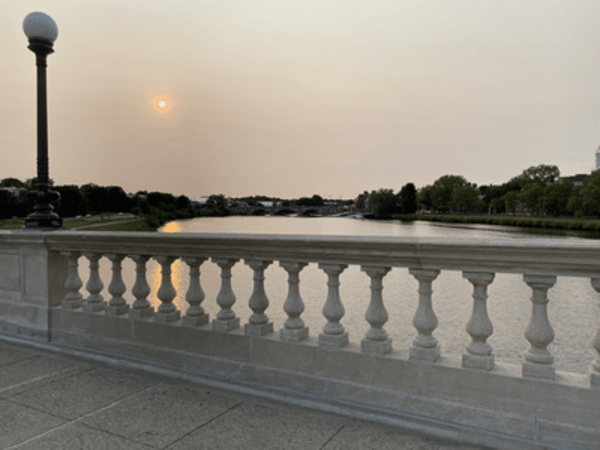
#> input picture data/charles.png, 600 x 450 px
$ python -i a8.py   (imports and definitions only)
#> lines starting #> are read from the running program, lines starting #| are printed output that depends on the picture
#> further down, picture is the input picture: shape (450, 600, 3); mean B, G, R 127.4, 137.5, 142.9
import numpy as np
from utils import imageIO as io

# === Deconvolution with gradient descent ===

def dotIm(im1, im2):
  product = im1 * im2
  return np.sum(product)

def applyKernel(im, kernel):
  ''' return Mx, where x is im '''
  return convolve3(im, kernel)

def applyConjugatedKernel(im, kernel):
  ''' return M^T x, where x is im '''
  return convolve3(im, kernel.transpose())

# [58 lines left out: functions computeResidual, computeStepSize, deconvGradDescent, computeGradientStepSize, computeConjugateDirectionStepSize, deconvCG, not called in this run]

def laplacianKernel():
  ''' a 3-by-3 array '''
  laplacian_kernel = np.array([[0,-1,0],[-1,4,-1],[0,-1,0]])
  return laplacian_kernel

def applyLaplacian(im):
  ''' return Lx (x is im)'''
  laplacian_kernel = laplacianKernel()
  out = convolve3(im, laplacian_kernel)
  return out

# [12 lines left out: functions applyAMatrix, applyRegularizedOperator, not called in this run]


def computeGradientStepSize_reg(grad, p, kernel, lamb):
  alpha = dotIm(grad, grad) / dotIm(p, applyRegularizedOperator(p, kernel, lamb))
  return alpha

# [85 lines left out: functions deconvCG_reg, naiveComposite, Poisson, PoissonCG, not called in this run]


#==== Helpers. Use them as possible. ====

def convolve3(im, kernel):
  from scipy import ndimage
  center=(0,0)
  r=ndimage.filters.convolve(im[:,:,0], kernel, mode='reflect', origin=center)
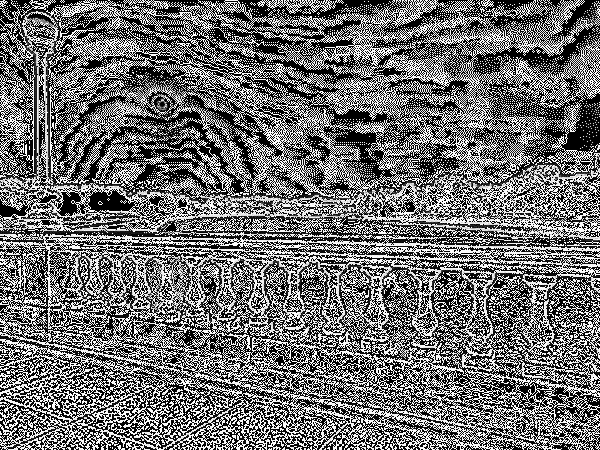
#> r: shape (450, 600); min 0, max 255, mean 112.1
  g=ndimage.filters.convolve(im[:,:,1], kernel, mode='reflect', origin=center)
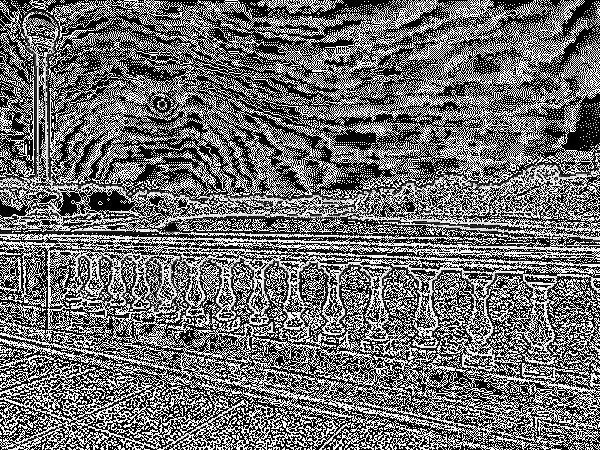
#> g: shape (450, 600); min 0, max 255, mean 109.8
  b=ndimage.filters.convolve(im[:,:,2], kernel, mode='reflect', origin=center)
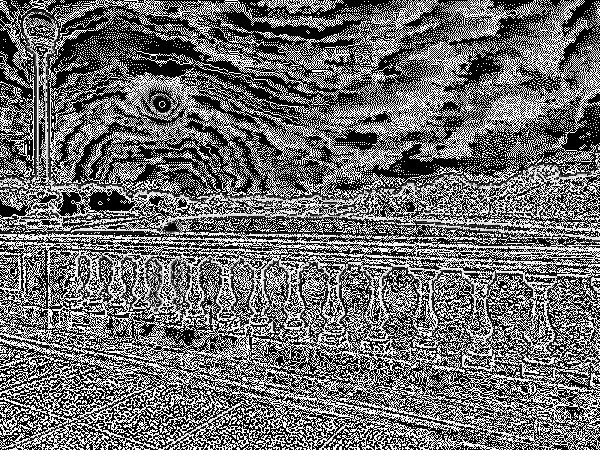
#> b: shape (450, 600); min 0, max 255, mean 108.9
  return (np.dstack([r,g,b]))
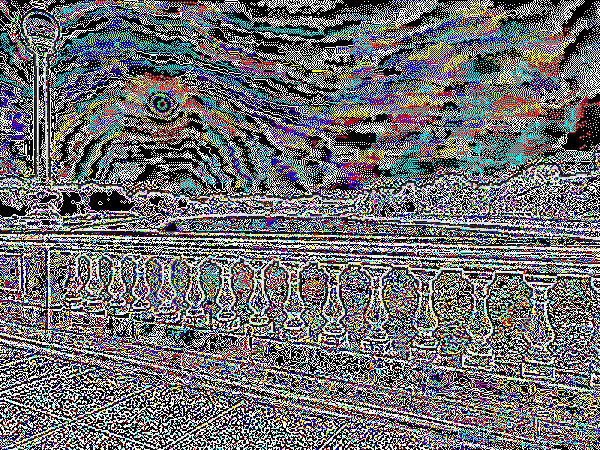
#> returned value: shape (450, 600, 3); mean of channels 0, 1, 2 112.1, 109.8, 108.9; drawn as B, G, R

# [9 lines left out: functions gauss2D, horiGaussKernel, not called in this run]

>>> import cv2
>>> picture = cv2.imread('data/charles.png')
>>> result = applyLaplacian(picture)
